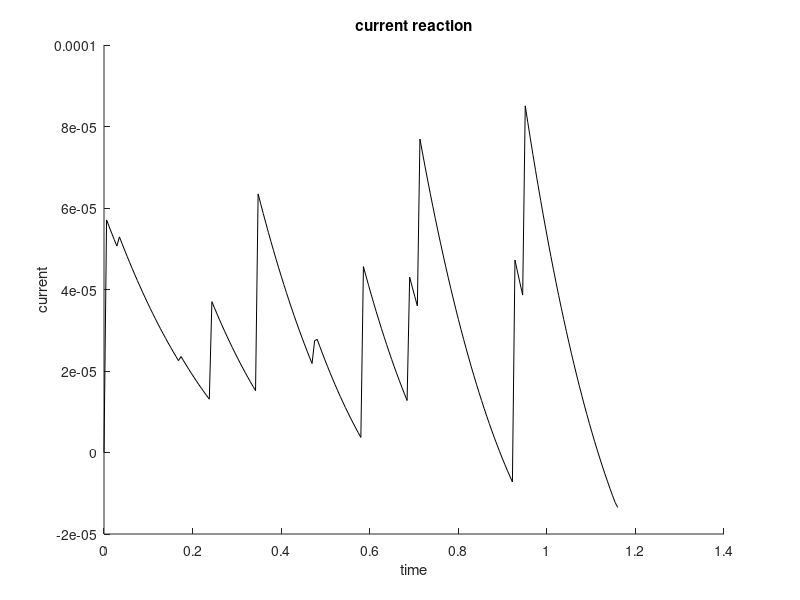
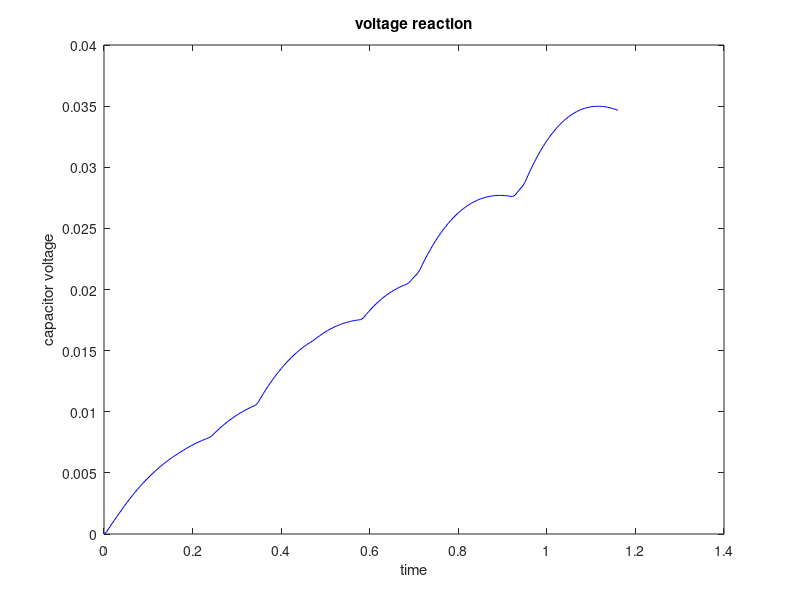
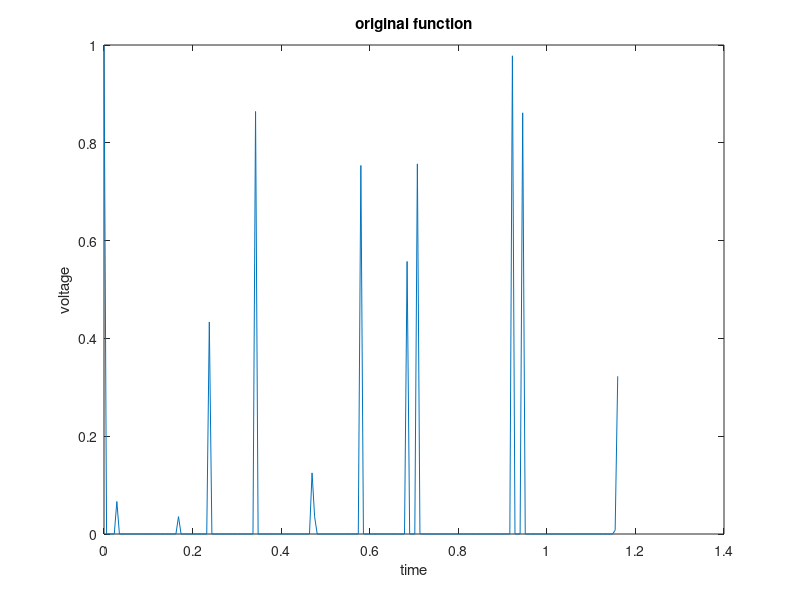

The MATLAB script that drew these images, in order:

clear all; close all; clc;
i0=0;            % initial current, in A
v0=0;            % inital voltage on capacitance, in V
A=1;           % Amplitude of source
U0=12;            % initial voltage of source
L=100.1321183;           % inductor, in H
C=0.001;        % capacitance, in F
R=500.323534;            % Resistance, in ohm
w0=1/sqrt(L*C)  % Resonance frequency of LC circuit
w=1*w0;
%h=pi/10;
h=0.0058;         % time step, in s
N=200;           % Total number of time steps
i2=zeros(1,N+1);
v2=zeros(1,N+1);
t=zeros(1,N+1);
t(1)=0;          % Initial value of time
i2(1)=i0;        % Initial value of current
v2(1)=v0;        % Initial value of voltage on capacitance
U(1)=U0;
for n=1:N
    t(n+1)=n*h;
    U(n)=A*(cos(factorial(125)*w*pi*t(n))).^(2*1000);
    U(n+1)=A*(cos(factorial(125)*w*pi*t(n+1))).^(2*1000);
    % RK2 method
    k11=-R/L*i2(n)-1/L*v2(n)+1/L*U(n);
    k12=1/C*i2(n);
    k21=-R/L*(i2(n)+h*k11)-1/L*(v2(n)+h*k12)+1/L*U(n);
    k22=1/C*(i2(n)+h*k11);
    i2(n+1)=i2(n)+h*(0.5*k11+0.5*k21);
    v2(n+1)=v2(n)+h*(0.5*k12+0.5*k22);
end
hold on
plot(t,i2,'k')
title('current reaction')
xlabel('time')
ylabel('current')
figure(2)
plot(t,v2,'b')
title('voltage reaction')
xlabel('time')
ylabel('capacitor voltage')
figure(3)
%ft=(cos(factorial(100)*w*pi*t(n))).^(2*10000);
plot(t,U)
title('original function')
xlabel('time')
ylabel('voltage')
%A*cos(w*t(n));
%cos(w*t(n+1));
%
%
%
%
